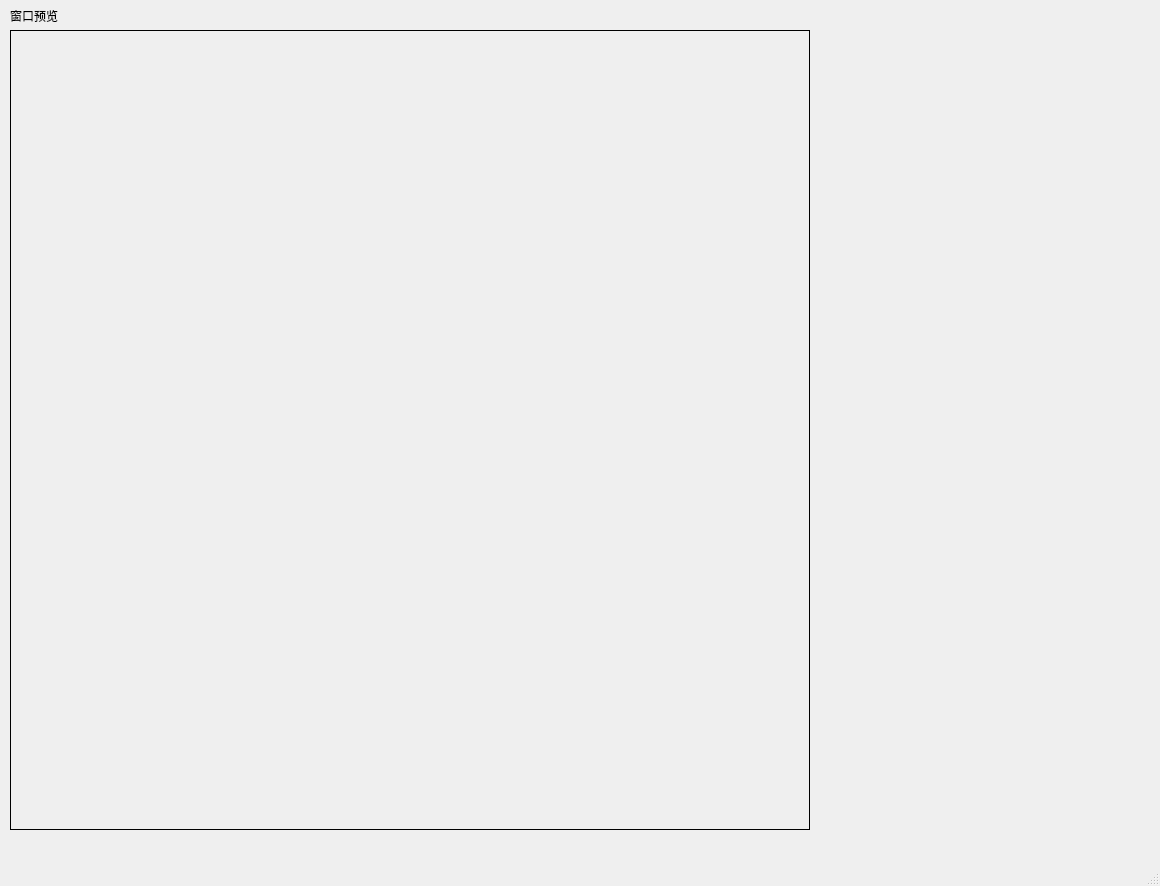
<?xml version="1.0" encoding="UTF-8"?>
<ui version="4.0">
 <class>window_editor</class>
 <widget class="QMainWindow" name="window_editor">
  <property name="geometry">
   <rect>
    <x>0</x>
    <y>0</y>
    <width>1160</width>
    <height>886</height>
   </rect>
  </property>
  <property name="windowTitle">
   <string>MainWindow</string>
  </property>
  <widget class="QWidget" name="centralwidget">
   <widget class="QLabel" name="label">
    <property name="geometry">
     <rect>
      <x>10</x>
      <y>10</y>
      <width>54</width>
      <height>12</height>
     </rect>
    </property>
    <property name="text">
     <string>窗口预览</string>
    </property>
   </widget>
   <widget class="QLabel" name="label_2">
    <property name="geometry">
     <rect>
      <x>10</x>
      <y>30</y>
      <width>800</width>
      <height>800</height>
     </rect>
    </property>
    <property name="frameShape">
     <enum>QFrame::Box</enum>
    </property>
    <property name="text">
     <string/>
    </property>
   </widget>
  </widget>
  <widget class="QMenuBar" name="menubar">
   <property name="geometry">
    <rect>
     <x>0</x>
     <y>0</y>
     <width>1160</width>
     <height>23</height>
    </rect>
   </property>
  </widget>
  <widget class="QStatusBar" name="statusbar"/>
 </widget>
 <resources/>
 <connections/>
</ui>
